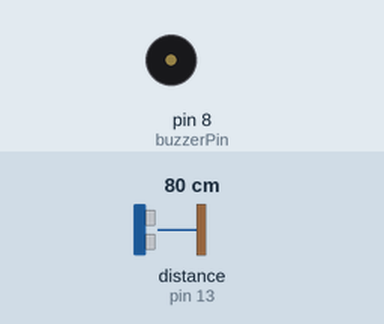
Simulated run of this sketch. Board: Arduino Uno, built with avr-gcc and run on an emulated ATmega328P. On the bench: buzzer (waves = sounding). Wiring (inferred from the names in the program): ultrasonic range finder: trigger pin 12; echo pin 13. Inputs (shaded band) come from the test bench; at power-on: distance to the obstacle (sensor on pin 13) 80 cm. The echo pulse lasts 58.3 µs per cm.

Above: at 0.86 s.
1.3 s: distance to the obstacle (sensor on pin 13) set to 2 cm
At 1.63 s:
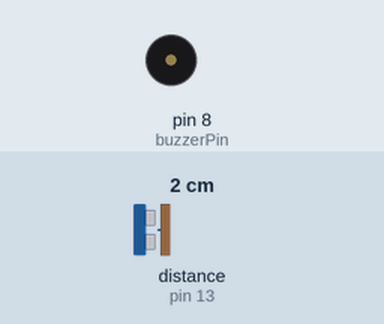
4.3 s: distance to the obstacle (sensor on pin 13) set to 60 cm
At 4.69 s:
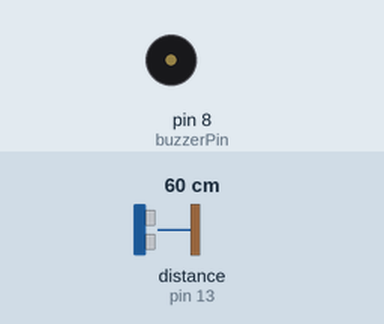
Timing chart, 0 to 13.3 s (numbered marks = the images above; inputs shaded):
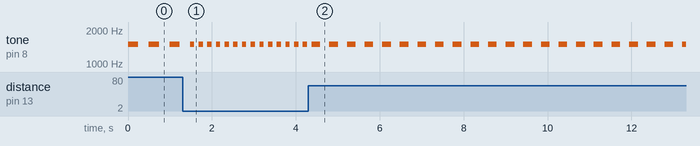

Measured:
- after the input at 1.3 s, tone on pin 8 (buzzerPin): alternates 1500 Hz for 0.10 s and silent for 0.10 s, starting after 0.28 s
- after the input at 4.3 s, tone on pin 8 (buzzerPin): alternates 1500 Hz for 0.21 s and silent for 0.21 s, starting after 0.29 s
- by itself, tone on pin 8 (buzzerPin): alternates 1500 Hz for 0.24 s and silent for 0.25 s

The sketch:

UltraSonic.ino
```cpp
/*
 * Measuring distance by HC-SR04 or US-100 connected with ameba arduino
 * Connecting trigger pin and echo pin to ameba pin12 and pin13, buzzer pin to pin8
 * By Bruce Chiu
 */
const int trigPin=12;
const int echoPin=13,buzzerPin=8;
float distance=0;
unsigned long duration=0;
unsigned int wait=0;
void setup() {
  // put your setup code here, to run once:
  Serial.print(115200);
  //set trig an echo pin mode
  pinMode(trigPin,OUTPUT);
  pinMode(echoPin,INPUT);
}

void loop() {
  // put your main code here, to run repeatedly:
  //send trigger pulse for 10us
  trigger();
  //measuring pulse width of high from echoPin
  duration=pulseIn(echoPin,HIGH);
  distance=duration/58.0;
  Serial.println("Distance:"+String(distance)+" cm");
  wait=map(distance,0,500,100,1000);
  wait=constrain(wait,0,1000);
  tone(buzzerPin,1500,wait);
  delay(wait*2);
}

void trigger(){
  digitalWrite(trigPin,HIGH);
  delayMicroseconds(10);
  digitalWrite(trigPin,LOW);
}
```
